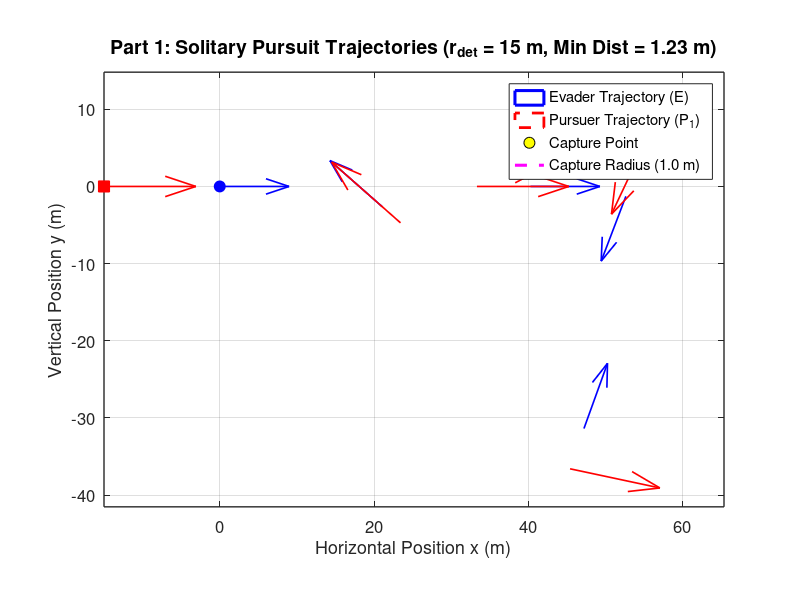
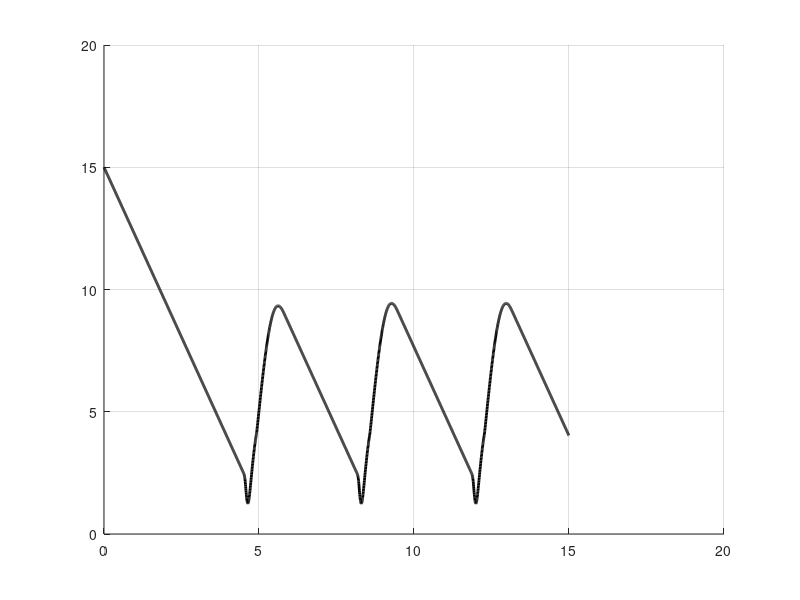

Source code (MATLAB) for these figures, in order: (Note: this script raises an error after producing the figures.)
% strategy_1_realistic_radius.m
% Part 1: Solitary Hunting with a realistic pursuer turning radius
clear; clc; close all;

%% 1. Model Parameters
v_p = 60 / 3.6;          % Pursuer speed (16.67 m/s)
v_e = 50 / 3.6;          % Evader speed (13.89 m/s)
R_p = 5.0;               % Pursuer min turning radius (m)
R_e = 0.5;               % Evader min turning radius (m)

w_p_max = v_p / R_p;     % Max angular velocity of pursuer (3.33 rad/s)
w_e_max = v_e / R_e;     % Max angular velocity of evader (27.78 rad/s)

l_cap = 1.0;             % Capture radius (m)
r_det = 25.0;            % Initial detection distance (m) [15, 50]
r_jink = 2.5;            % Critical distance where prey triggers jink (m)
T_max = 15.0;            % Raptor stamina limit (s)
dt = 0.005;              % Time step (s)
N = round(T_max / dt);
start_distances = [15, 20, 25, 30, 35];
start_angles = deg2rad([0, 15, -15, 30, -30]);
plot_folder = fullfile(pwd, 'strategy_1_realistic_radius_plots');
if ~exist(plot_folder, 'dir')
    mkdir(plot_folder);
end

for scenario = 1:5
r_det = start_distances(scenario);
%% 2. Initial Conditions (t = 0)
alpha_1 = start_angles(scenario);

% Preallocate state arrays
x_E = zeros(1, N); y_E = zeros(1, N); theta_E = zeros(1, N);
x_P = zeros(1, N); y_P = zeros(1, N); theta_P = zeros(1, N);
dist_P = zeros(1, N);
t_vec = (0:N-1) * dt;

% Set t = 0 values
x_E(1) = 0; y_E(1) = 0; theta_E(1) = 0;
x_P(1) = -r_det * cos(alpha_1);
y_P(1) =  r_det * sin(alpha_1);
theta_P(1) = 0;

captured = false;
end_idx = N;
is_jinking = false;
theta_target = 0;
optimal_angle = deg2rad(110);

%% 3. Time-Stepping Simulation Loop (Forward Euler)
for k = 1:N-1
    dist_P(k) = hypot(x_E(k) - x_P(k), y_E(k) - y_P(k));
    
    if dist_P(k) <= l_cap
        captured = true;
        end_idx = k;
        break;
    end
    
    % --- Pursuer Control (Pure Pursuit) ---
    theta_LOS = atan2(y_E(k) - y_P(k), x_E(k) - x_P(k));
    dtheta_P = atan2(sin(theta_LOS - theta_P(k)), cos(theta_LOS - theta_P(k)));
    if abs(dtheta_P) <= w_p_max * dt
        w_P = dtheta_P / dt;
    else
        w_P = w_p_max * sign(dtheta_P);
    end
    
    % --- Evader Control (Break Turn with Overshoot Reset) ---
    if is_jinking && dist_P(k) > r_jink + 1.5
        is_jinking = false;
    end

    if ~is_jinking && dist_P(k) <= r_jink
        is_jinking = true;
        theta_target = theta_LOS + optimal_angle;
    end

    if is_jinking
        dtheta_E = atan2(sin(theta_target - theta_E(k)), ...
            cos(theta_target - theta_E(k)));
        if abs(dtheta_E) <= w_e_max * dt
            w_E = dtheta_E / dt;
        else
            w_E = w_e_max * sign(dtheta_E);
        end
    else
        theta_flee = theta_LOS;
        dtheta_E = atan2(sin(theta_flee - theta_E(k)), cos(theta_flee - theta_E(k)));
        if abs(dtheta_E) <= w_e_max * dt
            w_E = dtheta_E / dt;
        else
            w_E = w_e_max * sign(dtheta_E);
        end
    end
    
    % --- Euler Kinematic Updates ---
    x_P(k+1) = x_P(k) + v_p * cos(theta_P(k)) * dt;
    y_P(k+1) = y_P(k) + v_p * sin(theta_P(k)) * dt;
    theta_P(k+1) = theta_P(k) + w_P * dt;
    
    x_E(k+1) = x_E(k) + v_e * cos(theta_E(k)) * dt;
    y_E(k+1) = y_E(k) + v_e * sin(theta_E(k)) * dt;
    theta_E(k+1) = theta_E(k) + w_E * dt;
end

dist_P(end_idx) = hypot(x_E(end_idx) - x_P(end_idx), y_E(end_idx) - y_P(end_idx));

%% 4. Figure 1: Combined 2D Trajectory Plot (All Players on Same Axis)
figure('Color', 'w', 'Position', [80, 80, 1050, 700]);
hold on; grid on; axis equal;

% Plot trajectories
trajectory_alpha = 0.75;
patch(x_E(1:end_idx), y_E(1:end_idx), 'b', 'FaceColor', 'none', ...
    'EdgeColor', 'b', 'EdgeAlpha', trajectory_alpha, 'LineStyle', '-', ...
    'LineWidth', 2.2, 'DisplayName', 'Evader Trajectory (E)');
patch(x_P(1:end_idx), y_P(1:end_idx), 'r', 'FaceColor', 'none', ...
    'EdgeColor', 'r', 'EdgeAlpha', trajectory_alpha, 'LineStyle', '--', ...
    'LineWidth', 2.0, 'DisplayName', 'Pursuer Trajectory (P_1)');

% Plot Start Positions (t = 0)
plot(x_E(1), y_E(1), 'bo', 'MarkerSize', 8, 'MarkerFaceColor', 'b', 'HandleVisibility', 'off');
plot(x_P(1), y_P(1), 'rs', 'MarkerSize', 8, 'MarkerFaceColor', 'r', 'HandleVisibility', 'off');

% Plot End Positions (t = T_final)
plot(x_E(end_idx), y_E(end_idx), 'ko', 'MarkerSize', 12, ...
    'MarkerFaceColor', 'y', 'DisplayName', 'Capture Point');
plot(x_P(end_idx), y_P(end_idx), 'ro', 'MarkerSize', 6, ...
    'MarkerFaceColor', 'r', 'HandleVisibility', 'off');

% Plot Capture Radius Circle around Evader's Final Position
th_circ = linspace(0, 2*pi, 100);
plot(x_E(end_idx) + l_cap*cos(th_circ), y_E(end_idx) + l_cap*sin(th_circ), ...
    'm--', 'LineWidth', 2.2, 'DisplayName', 'Capture Radius (1.0 m)');

% Plot Heading Arrows along the Path
arrow_end = max(1, end_idx - round(0.5 / dt));
if arrow_end > 1
    idx_arrows = round(linspace(1, arrow_end, 6));
    quiver(x_E(idx_arrows), y_E(idx_arrows), cos(theta_E(idx_arrows)), sin(theta_E(idx_arrows)), ...
        0.35, 'b', 'LineWidth', 1.2, 'HandleVisibility', 'off');
    quiver(x_P(idx_arrows), y_P(idx_arrows), cos(theta_P(idx_arrows)), sin(theta_P(idx_arrows)), ...
        0.35, 'r', 'LineWidth', 1.2, 'HandleVisibility', 'off');
end

set(gca, 'FontSize', 12, 'LineWidth', 1.0, 'Box', 'on');
xlabel('Horizontal Position x (m)', 'FontSize', 13);
ylabel('Vertical Position y (m)', 'FontSize', 13);
title(sprintf('Part 1: Solitary Pursuit Trajectories (r_{det} = %.0f m, Min Dist = %.2f m)', ...
    r_det, min(dist_P(1:end_idx))), 'FontSize', 14);
legend('Location', 'best');
exportgraphics(gcf, fullfile(plot_folder, sprintf('scenario_%d_trajectory.png', scenario)), 'Resolution', 200);

%% 5. Figure 2: Separation Distance Plot
figure('Color', 'w', 'Position', [180, 120, 850, 550]);
hold on; grid on;
plot(t_vec(1:end_idx), dist_P(1:end_idx), 'k-', 'LineWidth', 2.0);
yline(l_cap, 'r--', 'Capture Threshold (l = 1.0 m)', 'LineWidth', 1.5);
yline(r_jink, 'b:', 'Jink Trigger (r_{jink} = 3.0 m)', 'LineWidth', 1.5);
set(gca, 'FontSize', 12, 'LineWidth', 1.0, 'Box', 'on');
xlabel('Time t (s)', 'FontSize', 13);
ylabel('Separation Distance d_1(t) (m)', 'FontSize', 13);
title('Part 1: Predator-Prey Separation Distance vs. Time', 'FontSize', 14);
exportgraphics(gcf, fullfile(plot_folder, sprintf('scenario_%d_separation.png', scenario)), 'Resolution', 200);
close all;
end

%% 6. Jink-Distance Sweep: Capture Time Histogram
jink_distances = 1.0:0.25:8.0;
capture_times = zeros(5, numel(jink_distances));

for scenario = 1:5
    for j = 1:numel(jink_distances)
        capture_times(scenario, j) = simulate_capture_time( ...
            start_distances(scenario), start_angles(scenario), ...
            jink_distances(j), v_p, v_e, R_p, R_e, l_cap, T_max, dt, ...
            deg2rad(110));
    end
end

figure('Color', 'w', 'Position', [80, 80, 1200, 850]);
for scenario = 1:5
    subplot(3, 2, scenario);
    bar(jink_distances, capture_times(scenario, :), 1.0, ...
        'FaceColor', [0.25, 0.50, 0.85], 'EdgeColor', 'none');
    hold on; grid on;

    [max_capture_time, max_idx] = max(capture_times(scenario, :));
    plot(jink_distances(max_idx), max_capture_time, 'r^', ...
        'MarkerSize', 9, 'MarkerFaceColor', 'r');
    xline(jink_distances(max_idx), 'r--', 'LineWidth', 1.2);

    xlabel('Jink distance (m)');
    ylabel('Capture time (s)');
    title(sprintf('Scenario %d (r_{det} = %.0f m)', ...
        scenario, start_distances(scenario)));
    legend('Capture time', sprintf('Maximum: %.2f m', jink_distances(max_idx)), ...
        'Location', 'best');
    set(gca, 'FontSize', 10, 'Box', 'on');
end

sgtitle('Strategy 1: Capture Time for a Range of Jink Distances');
exportgraphics(gcf, fullfile(plot_folder, 'jink_distance_capture_time.png'), ...
    'Resolution', 200);
close all;

fprintf('Strategy 1 maximum capture times by scenario:\n');
for scenario = 1:5
    [max_capture_time, max_idx] = max(capture_times(scenario, :));
    fprintf('  Scenario %d: %.2f m jink distance -> %.2f s capture time\n', ...
        scenario, jink_distances(max_idx), max_capture_time);
end

%% 7. Jink-Angle Sweep: Capture Time Histogram
angle_offsets = deg2rad(0:5:180);
angle_capture_times = zeros(5, numel(angle_offsets));

for scenario = 1:5
    for j = 1:numel(angle_offsets)
        angle_capture_times(scenario, j) = simulate_capture_time( ...
            start_distances(scenario), start_angles(scenario), r_jink, ...
            v_p, v_e, R_p, R_e, l_cap, T_max, dt, angle_offsets(j));
    end
end

figure('Color', 'w', 'Position', [80, 80, 1200, 850]);
for scenario = 1:5
    subplot(3, 2, scenario);
    bar(rad2deg(angle_offsets), angle_capture_times(scenario, :), 1.0, ...
        'FaceColor', [0.75, 0.45, 0.20], 'EdgeColor', 'none');
    hold on; grid on;

    [max_capture_time, max_idx] = max(angle_capture_times(scenario, :));
    plot(rad2deg(angle_offsets(max_idx)), max_capture_time, 'r^', ...
        'MarkerSize', 9, 'MarkerFaceColor', 'r');
    xline(rad2deg(angle_offsets(max_idx)), 'r--', 'LineWidth', 1.2);

    xlabel('Jink angle offset (degrees)');
    ylabel('Capture time (s)');
    title(sprintf('Scenario %d (r_{det} = %.0f m)', ...
        scenario, start_distances(scenario)));
    legend('Capture time', sprintf('Maximum: %.0f deg', ...
        rad2deg(angle_offsets(max_idx))), 'Location', 'best');
    set(gca, 'FontSize', 10, 'Box', 'on');
end

sgtitle(sprintf('Strategy 1 (Realistic Radius): Capture Time by Jink Angle (r_{jink} = %.1f m)', ...
    r_jink));
exportgraphics(gcf, fullfile(plot_folder, 'jink_angle_capture_time.png'), ...
    'Resolution', 200);
close all;

fprintf('Strategy 1 (realistic radius) maximum capture angles by scenario:\n');
for scenario = 1:5
    [max_capture_time, max_idx] = max(angle_capture_times(scenario, :));
    fprintf('  Scenario %d: %.0f degree angle -> %.2f s capture time\n', ...
        scenario, rad2deg(angle_offsets(max_idx)), max_capture_time);
end

function capture_time = simulate_capture_time(r_det, alpha_1, r_jink, ...
    v_p, v_e, R_p, R_e, l_cap, T_max, dt, angle_offset)
    w_p_max = v_p / R_p;
    w_e_max = v_e / R_e;
    N = round(T_max / dt);

    x_E = 0;
    y_E = 0;
    theta_E = 0;
    x_P = -r_det * cos(alpha_1);
    y_P = r_det * sin(alpha_1);
    theta_P = 0;
    capture_time = T_max;
    is_jinking = false;
    theta_target = 0;

    for k = 1:N-1
        dist_P = hypot(x_E - x_P, y_E - y_P);
        if dist_P <= l_cap
            capture_time = (k - 1) * dt;
            return;
        end

        theta_LOS = atan2(y_E - y_P, x_E - x_P);
        dtheta_P = atan2(sin(theta_LOS - theta_P), ...
            cos(theta_LOS - theta_P));
        if abs(dtheta_P) <= w_p_max * dt
            w_P = dtheta_P / dt;
        else
            w_P = w_p_max * sign(dtheta_P);
        end

        if is_jinking && dist_P > r_jink + 1.5
            is_jinking = false;
        end

        if ~is_jinking && dist_P <= r_jink
            is_jinking = true;
            theta_target = theta_LOS + angle_offset;
        end

        if is_jinking
            dtheta_E = atan2(sin(theta_target - theta_E), ...
                cos(theta_target - theta_E));
            if abs(dtheta_E) <= w_e_max * dt
                w_E = dtheta_E / dt;
            else
                w_E = w_e_max * sign(dtheta_E);
            end
        else
            theta_flee = theta_LOS;
            dtheta_E = atan2(sin(theta_flee - theta_E), ...
                cos(theta_flee - theta_E));
            if abs(dtheta_E) <= w_e_max * dt
                w_E = dtheta_E / dt;
            else
                w_E = w_e_max * sign(dtheta_E);
            end
        end

        x_P = x_P + v_p * cos(theta_P) * dt;
        y_P = y_P + v_p * sin(theta_P) * dt;
        theta_P = theta_P + w_P * dt;
        x_E = x_E + v_e * cos(theta_E) * dt;
        y_E = y_E + v_e * sin(theta_E) * dt;
        theta_E = theta_E + w_E * dt;
    end
end
